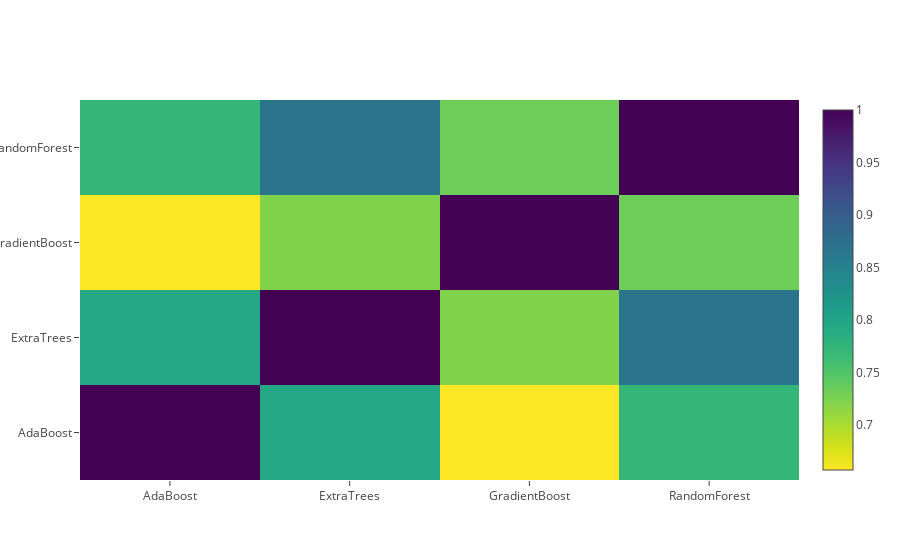

Notebook source saved alongside this figure:
### Code cell
# 二级训练集的相关系数热图 模型之间越不相关 得分越好
data = [
    go.Heatmap(
        z= base_predictions_train.astype(float).corr().values ,
        x=base_predictions_train.columns.values,
        y= base_predictions_train.columns.values,
          colorscale='Viridis',
            showscale=True,
            reversescale = True
    )
]
py.iplot(data, filename='labelled-heatmap')

### Figure 1 — Plotly figure (JSON) as saved in the notebook; plotly's stock layout.template omitted (floating-point values rounded to 4 significant figures)
{"data": [{"type": "heatmap", "z": [[1, 0.7953, 0.657, 0.7724], [0.7953, 1, 0.7213, 0.8683], [0.657, 0.7213, 1, 0.7336], [0.7724, 0.8683, 0.7336, 1]], "x": ["AdaBoost", "ExtraTrees", "GradientBoost", "RandomForest"], "y": ["AdaBoost", "ExtraTrees", "GradientBoost", "RandomForest"], "colorscale": "Viridis", "showscale": true, "reversescale": true}], "layout": {}}
